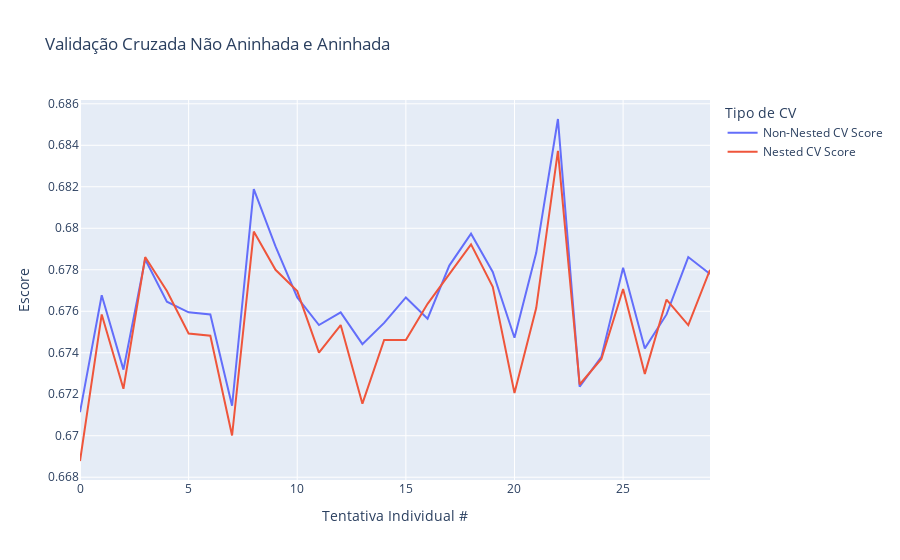
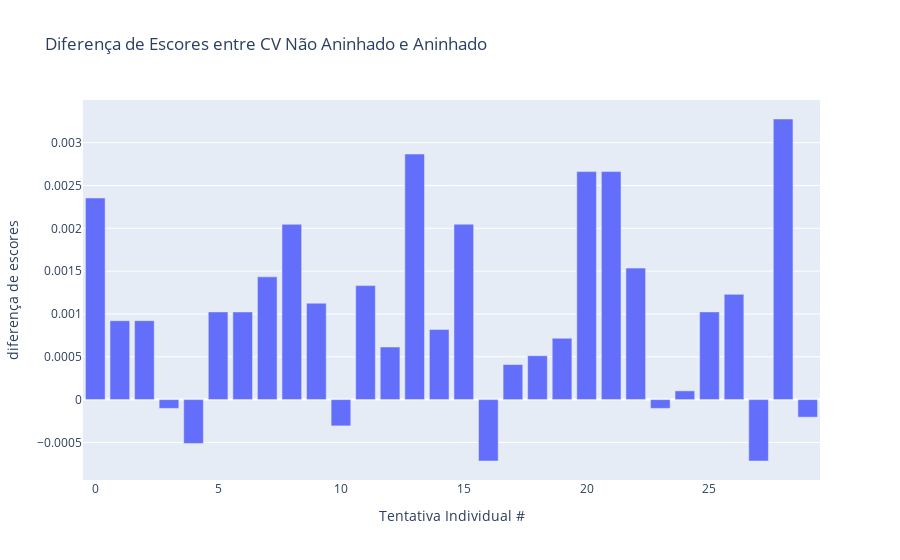

Source (notebook cell) for these figures, in order:
### Markdown cell above
Agora temos as pontuações da validação cruzada não aninhada e aninhada armazenadas em nested_scores e non_nested_scores, respectivamente. No entanto, precisamos de uma forma mais visual de analisar esses resultados, uma vez que atualmente temos apenas dois arrays com vários números. Para isso vamos utilizar a biblioteca Plotly.

### Code cell
import plotly.express as px

score_difference = non_nested_scores - nested_scores

# Cria um DataFrame para armazenar os escores
df = pd.DataFrame({
    'Trial': range(NUM_TRIALS),
    'Non-Nested CV Score': non_nested_scores,
    'Nested CV Score': nested_scores,
    'Score Difference': score_difference
})

# Cria um gráfico de linha para os escores de CV aninhados e não aninhados
fig = px.line(df, x='Trial', y=['Non-Nested CV Score', 'Nested CV Score'], 
              labels={'value': 'Escore', 'variable': 'Tipo de CV', 'Trial': 'Tentativa Individual #'},
              title='Validação Cruzada Não Aninhada e Aninhada')
fig.show()

# Cria um gráfico de barras para a diferença de scores
fig = px.bar(df, x='Trial', y='Score Difference',
             labels={'Score Difference': 'diferença de escores', 'Trial': 'Tentativa Individual #'},
             title='Diferença de Escores entre CV Não Aninhado e Aninhado')
fig.show()

### Figure 1 — Plotly figure (JSON) as saved in the notebook; plotly's stock layout.template omitted (floating-point values rounded to 4 significant figures)
{"data": [{"hovertemplate": "Tipo de CV=Non-Nested CV Score<br>Tentativa Individual #=%{x}<br>Escore=%{y}<extra></extra>", "legendgroup": "Non-Nested CV Score", "line": {"color": "#636efa", "dash": "solid"}, "marker": {"symbol": "circle"}, "mode": "lines", "name": "Non-Nested CV Score", "orientation": "v", "showlegend": true, "type": "scatter", "x": [0, 1, 2, 3, 4, 5, 6, 7, 8, 9, 10, 11, 12, 13, 14, 15, 16, 17, 18, 19, 20, 21, 22, 23, 24, 25, 26, 27, 28, 29], "xaxis": "x", "y": [0.6711, 0.6768, 0.6732, 0.6785, 0.6765, 0.6759, 0.6758, 0.6714, 0.6819, 0.6791, 0.6767, 0.6753, 0.6759, 0.6744, 0.6754, 0.6767, 0.6756, 0.6782, 0.6797, 0.6779, 0.6747, 0.6788, 0.6853, 0.6724, 0.6738, 0.6781, 0.6742, 0.6758, 0.6786, 0.6778], "yaxis": "y"}, {"hovertemplate": "Tipo de CV=Nested CV Score<br>Tentativa Individual #=%{x}<br>Escore=%{y}<extra></extra>", "legendgroup": "Nested CV Score", "line": {"color": "#EF553B", "dash": "solid"}, "marker": {"symbol": "circle"}, "mode": "lines", "name": "Nested CV Score", "orientation": "v", "showlegend": true, "type": "scatter", "x": [0, 1, 2, 3, 4, 5, 6, 7, 8, 9, 10, 11, 12, 13, 14, 15, 16, 17, 18, 19, 20, 21, 22, 23, 24, 25, 26, 27, 28, 29], "xaxis": "x", "y": [0.6688, 0.6758, 0.6723, 0.6786, 0.677, 0.6749, 0.6748, 0.67, 0.6798, 0.678, 0.677, 0.674, 0.6753, 0.6715, 0.6746, 0.6746, 0.6764, 0.6778, 0.6792, 0.6772, 0.6721, 0.6762, 0.6837, 0.6725, 0.6737, 0.6771, 0.673, 0.6766, 0.6753, 0.678], "yaxis": "y"}], "layout": {"legend": {"title": {"text": "Tipo de CV"}, "tracegroupgap": 0}, "title": {"text": "Validação Cruzada Não Aninhada e Aninhada"}, "xaxis": {"anchor": "y", "domain": [0, 1], "title": {"text": "Tentativa Individual #"}}, "yaxis": {"anchor": "x", "domain": [0, 1], "title": {"text": "Escore"}}}}

### Figure 2 — Plotly figure (JSON) as saved in the notebook; plotly's stock layout.template omitted (floating-point values rounded to 4 significant figures)
{"data": [{"alignmentgroup": "True", "hovertemplate": "Tentativa Individual #=%{x}<br>diferença de escores=%{y}<extra></extra>", "legendgroup": "", "marker": {"color": "#636efa", "pattern": {"shape": ""}}, "name": "", "offsetgroup": "", "orientation": "v", "showlegend": false, "textposition": "auto", "type": "bar", "x": [0, 1, 2, 3, 4, 5, 6, 7, 8, 9, 10, 11, 12, 13, 14, 15, 16, 17, 18, 19, 20, 21, 22, 23, 24, 25, 26, 27, 28, 29], "xaxis": "x", "y": [0.002355, 0.0009214, 0.0009215, -0.0001023, -0.0005119, 0.001024, 0.001023, 0.001433, 0.002047, 0.001126, -0.0003067, 0.001331, 0.0006143, 0.002867, 0.0008193, 0.002048, -0.0007166, 0.0004094, 0.0005124, 0.0007166, 0.002662, 0.002662, 0.001535, -0.0001024, 0.0001024, 0.001024, 0.001229, -0.0007166, 0.003276, -0.0002048], "yaxis": "y"}], "layout": {"barmode": "relative", "legend": {"tracegroupgap": 0}, "title": {"text": "Diferença de Escores entre CV Não Aninhado e Aninhado"}, "xaxis": {"anchor": "y", "domain": [0, 1], "title": {"text": "Tentativa Individual #"}}, "yaxis": {"anchor": "x", "domain": [0, 1], "title": {"text": "diferença de escores"}}}}
